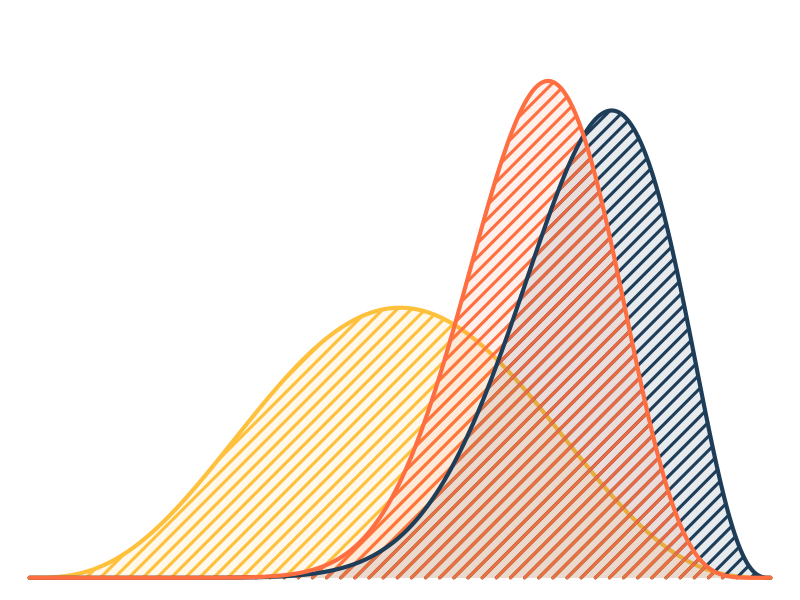

Here is the R script that generated this plot:
formula <- "f(\\phi | y) \\propto f(\\phi) \\times L(\\phi | y)"

alpha <- 4
beta <- 4
n <- 14
x <- 11

alpha_posterior <- alpha + x
beta_posterior <- beta + n - x

grid <- seq(0, 1, length.out = 500)
pdf_prior <- dbeta(grid, alpha, beta)
pdf_posterior <- dbeta(grid, alpha_posterior, beta_posterior)


likelihood_f <- function(value) {
    dbinom(x = x, size = n, prob = value)
}
likelihood <- likelihood_f(grid)
likelihood_area <- integrate(likelihood_f, lower = 0, upper = 1)[[1]]
likelihood_scaled <- likelihood / likelihood_area


# f5f0e1
colors <- c("#1e3d59", "#ff6e40", "#ffc13b")

fill_with_area <- FALSE

par(mar = c(0, 0, 0, 0))
plot(
    grid, pdf_prior, type = "l", xlim=c(0, 1), ylim=c(0, 4.5), 
    col=colors[3], lwd = 4, 
    bty = "n", yaxt = "n", xaxt = "n", ylab = "", xlab = ""
)


if (fill_with_area) {
    polygon(grid, pdf_prior, col = adjustcolor(colors[3], alpha.f = 0.4), border = NA)
    polygon(grid, likelihood_scaled, col = adjustcolor(colors[1], alpha.f = 0.4), border = NA)
    polygon(grid, pdf_posterior, col = adjustcolor(colors[2], alpha.f = 0.4), border = NA)
} else {
    polygon(grid, pdf_prior, col=colors[3], density = 10, border = NA, lwd = 3)
    polygon(grid, likelihood_scaled, col=colors[1], density = 10, border = NA, lwd = 3)
    polygon(grid, pdf_posterior, col=colors[2], density = 10, border = NA, lwd = 3)

    # Opcional?
    polygon(grid, pdf_prior, col = adjustcolor(colors[3], alpha.f = 0.1), border = NA)
    polygon(grid, likelihood_scaled, col = adjustcolor(colors[1], alpha.f = 0.1), border = NA)
    polygon(grid, pdf_posterior, col = adjustcolor(colors[2], alpha.f = 0.1), border = NA)

}

lines(grid, likelihood_scaled, col=colors[1], lwd = 4)
lines(grid, pdf_posterior, col=colors[2], lwd = 4)


dev.off()

# colores
# https://99designs.com/blog/creative-inspiration/color-combinations/\